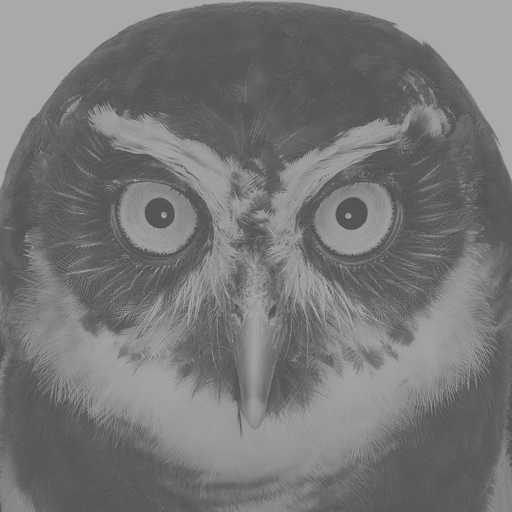
//> input picture Hafta 3/goruntuler/dusuk_kontrast.png, 512 x 512 px
$ ./main   (built with g++ and OpenCV 4)
//> lines starting //> are read from the running program, lines starting //| are printed output that depends on the picture
// Hafta 3 - Görev 1: Kontrast germe
// Düşük kontrastlı görüntünün min ve max değerini bul, sonra değerleri
// [0, 255] aralığına doğrusal olarak yay. (Hazır fonksiyon kullanılmadan)
//
//   yeni = (p - min) * 255 / (max - min)

#include <opencv2/opencv.hpp>
#include <iostream>

int main() {
    cv::Mat img = cv::imread("../goruntuler/dusuk_kontrast.png", cv::IMREAD_GRAYSCALE);
//> img is the input picture: 512 rows x 512 cols, CV_8UC1; min 80, max 169, mean 118.3
    if (img.empty()) {
        std::cout << "Goruntu okunamadi!" << std::endl;
        return 1;
    }

    // 1) Minimum ve maksimum değeri bul
    int enKucuk = 255;   // başlangıçta en büyük olası değer
    int enBuyuk = 0;     // başlangıçta en küçük olası değer
    for (int y = 0; y < img.rows; y++) {
        for (int x = 0; x < img.cols; x++) {
            int p = img.at<uchar>(y, x);
            if (p < enKucuk) enKucuk = p;
            if (p > enBuyuk) enBuyuk = p;
        }
    }
//> this loop made 512 passes
//> enKucuk on passes 1 to 3: 167, 137, 113
//> after the loop, enKucuk = 80; enBuyuk = 169
    std::cout << "Once  -> min: " << enKucuk << "  max: " << enBuyuk << std::endl;
//| Once  -> min: 80  max: 169

    // 2) Her pikseli [0, 255] aralığına yay
    cv::Mat yeni = img.clone();
    for (int y = 0; y < img.rows; y++) {
        for (int x = 0; x < img.cols; x++) {
            int p = img.at<uchar>(y, x);
            yeni.at<uchar>(y, x) = (p - enKucuk) * 255 / (enBuyuk - enKucuk);
        }
    }
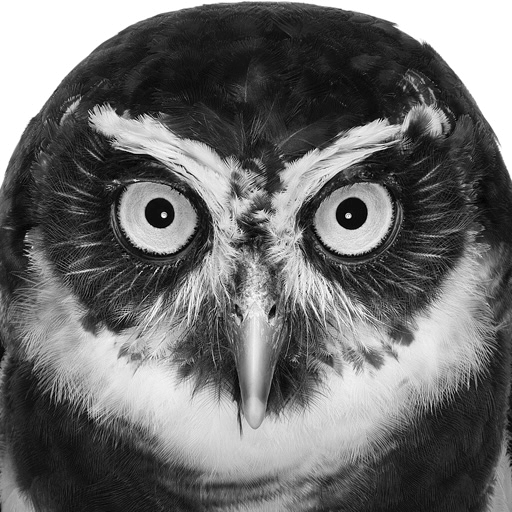
//> yeni: 512 rows x 512 cols, CV_8UC1; min 0, max 255, mean 109.2

    // 3) Kontrol: yeni min ve max 0 ve 255 olmalı
    int yeniMin = 255, yeniMax = 0;
    for (int y = 0; y < yeni.rows; y++) {
        for (int x = 0; x < yeni.cols; x++) {
            int p = yeni.at<uchar>(y, x);
            if (p < yeniMin) yeniMin = p;
            if (p > yeniMax) yeniMax = p;
        }
    }
//> this loop made 512 passes
//> yeniMin on passes 1 to 3: 249, 163, 94
//> after the loop, yeniMin = 0; yeniMax = 255
    std::cout << "Sonra -> min: " << yeniMin << "  max: " << yeniMax << std::endl;
//| Sonra -> min: 0  max: 255

    // 4) Kaydet (karşılaştırma: sol orijinal, sağ sonuç)
    cv::Mat yanYana;
    cv::hconcat(img, yeni, yanYana);
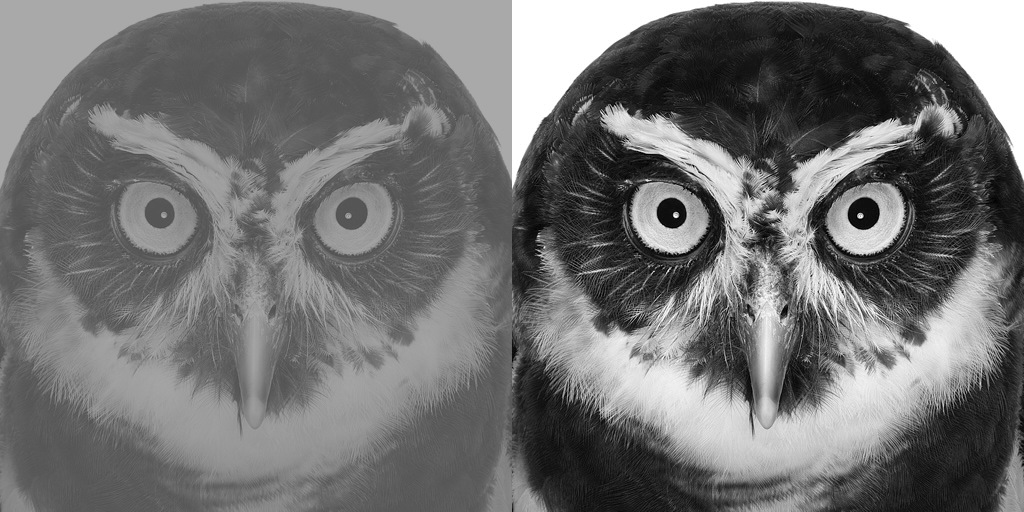
//> yanYana: 512 rows x 1024 cols, CV_8UC1; min 0, max 255, mean 113.7
    cv::imwrite("kontrast_gerilmis.png", yeni);
    cv::imwrite("karsilastirma.png", yanYana);
    std::cout << "Kaydedildi: kontrast_gerilmis.png, karsilastirma.png" << std::endl;
    return 0;
}
